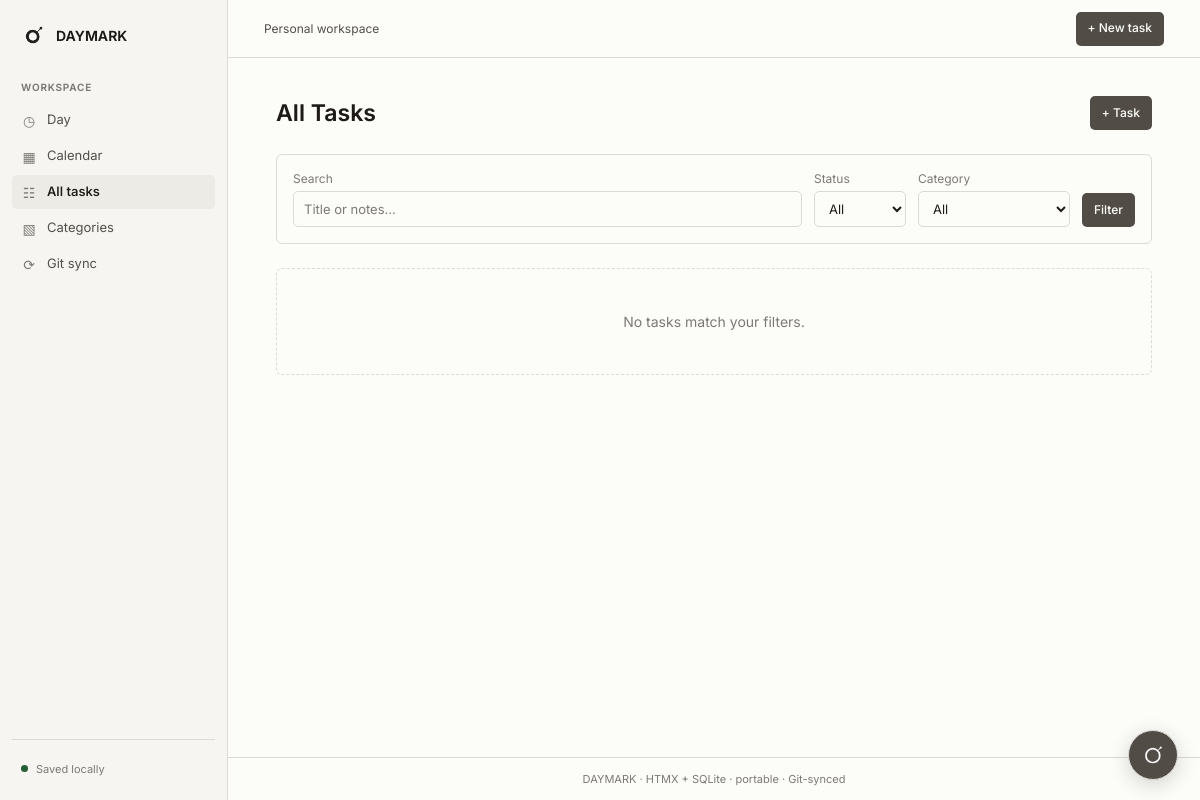
/tasks, run on an earlier commit of the app's database.
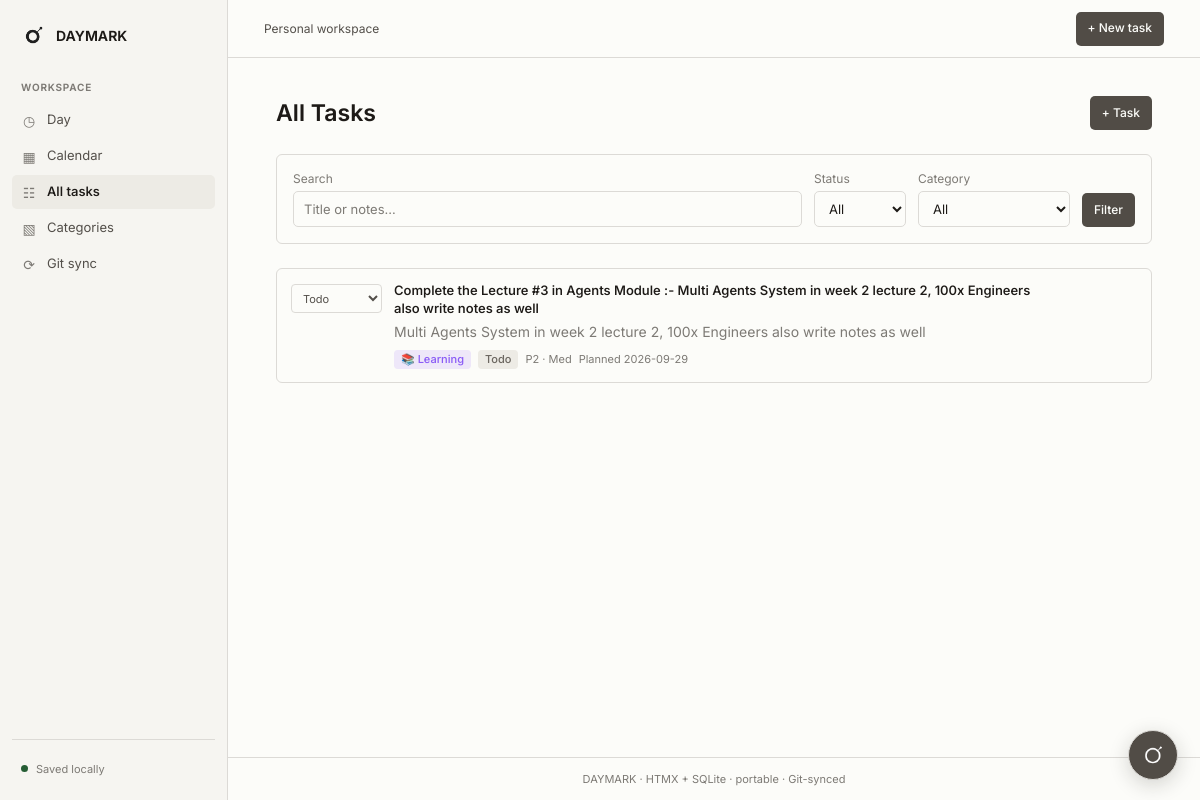
And on a later commit of the database.
### tables this page shows
CREATE TABLE tasks (
            id INTEGER PRIMARY KEY AUTOINCREMENT,
            title TEXT NOT NULL,
            description TEXT DEFAULT '',
            category_id INTEGER,
            due_date TEXT,
            status TEXT DEFAULT 'todo' CHECK(status IN ('todo', 'doing', 'done', 'blocked')),
            priority INTEGER DEFAULT 2 CHECK(priority BETWEEN 1 AND 4),
            created_at TEXT DEFAULT (datetime('now')),
            updated_at TEXT DEFAULT (datetime('now')),
            completed_at TEXT, deadline TEXT, series_id TEXT, recurrence_unit TEXT, recurrence_interval INTEGER DEFAULT 1, recurrence_count INTEGER DEFAULT 1,
            FOREIGN KEY (category_id) REFERENCES categories(id) ON DELETE SET NULL
        );

CREATE TABLE categories (
            id INTEGER PRIMARY KEY AUTOINCREMENT,
            name TEXT NOT NULL UNIQUE,
            color TEXT DEFAULT '#6366f1',
            icon TEXT DEFAULT '📁',
            sort_order INTEGER DEFAULT 0,
            created_at TEXT DEFAULT (datetime('now'))
        );

### app.py (the view)
@app.route("/tasks")
def tasks_list():
    status = request.args.get("status", "all")
    cat = request.args.get("cat", "all")
    q = request.args.get("q", "").strip()
    db = get_db()
    sql = """
        SELECT t.*, c.name as cat_name, c.color as cat_color, c.icon as cat_icon
        FROM tasks t
        LEFT JOIN categories c ON t.category_id = c.id
        WHERE 1=1
    """
    params = []
    if status != "all":
        sql += " AND t.status = ?"
        params.append(status)
    if cat != "all":
        sql += " AND t.category_id = ?"
        params.append(int(cat))
    if q:
        sql += " AND (t.title LIKE ? OR t.description LIKE ?)"
        params.extend([f"%{q}%", f"%{q}%"])
    sql += """ ORDER BY t.due_date IS NULL, t.due_date, t.start_time IS NULL,
               t.start_time, CASE t.status WHEN 'doing' THEN 0 WHEN 'todo' THEN 1
               WHEN 'blocked' THEN 2 ELSE 3 END, t.priority DESC, t.created_at DESC"""
    tasks = db.execute(sql, params).fetchall()
    categories = db.execute(
        "SELECT * FROM categories ORDER BY sort_order, name"
    ).fetchall()
    return render_template(
        "tasks.html",
        tasks=tasks,
        categories=categories,
        current_status=status,
        current_cat=cat,
        q=q,
        status_badge=status_badge,
        priority_label=priority_label,
    )

### app.py (called while the page is built)
def get_db():
    if "db" not in g:
        DATA_DIR.mkdir(exist_ok=True)
        g.db = sqlite3.connect(DB_PATH)
        g.db.row_factory = sqlite3.Row
        g.db.execute("PRAGMA foreign_keys = ON")
        g.db.execute(
            "ATTACH DATABASE ? AS agent_memory",
            (str(DATA_DIR / "assistant_memory.db"),),
        )
        g.db.execute("""
            CREATE TABLE IF NOT EXISTS agent_memory.assistant_memories (
                id INTEGER PRIMARY KEY AUTOINCREMENT,
                content TEXT NOT NULL UNIQUE,
                created_at TEXT NOT NULL DEFAULT (datetime('now')),
                updated_at TEXT NOT NULL DEFAULT (datetime('now'))
            )
        """)
    return g.db

def status_badge(status):
    map_ = {
        "todo": ("bg-slate-100 text-slate-700", "Todo"),
        "doing": ("bg-amber-100 text-amber-800", "Doing"),
        "done": ("bg-emerald-100 text-emerald-800", "Done"),
        "blocked": ("bg-rose-100 text-rose-800", "Blocked"),
    }
    return map_.get(status, map_["todo"])

def priority_label(p):
    return {1: "Low", 2: "Med", 3: "High", 4: "Urgent"}.get(p, "Med")

@app.before_request
def ensure_db():
    init_db()

### templates/tasks.html (shortened to what this page needs)
{% extends "base.html" %}
{% block content %}
<div class="flex flex-col sm:flex-row sm:items-center justify-between gap-4 mb-6">
  <h1 class="page-heading">All Tasks</h1>
  <a href="{{ url_for('task_new') }}" class="btn btn-primary">+ Task</a>
</div>
<form method="get" class="card p-4 mb-6 flex flex-wrap gap-3 items-end">
  <div class="flex-1 min-w-[140px] search-field">
    <label class="block text-xs text-muted mb-1">Search</label>
    <input type="text" name="q" value="{{ q }}" placeholder="Title or notes…" class="input">
  </div>
  <div>
    <label class="block text-xs text-muted mb-1">Status</label>
    <select name="status" class="input w-auto">
      <option value="all" {% if current_status=='all' %}selected{% endif %}>All</option>
    </select>
  </div>
  <div>
    <label class="block text-xs text-muted mb-1">Category</label>
    <select name="cat" class="input w-auto">
      <option value="all" {% if current_cat=='all' %}selected{% endif %}>All</option>
    </select>
  </div>
  <button type="submit" class="btn btn-primary">Filter</button>
</form>
{% if tasks %}
  <div class="space-y-2">
    {% for task in tasks %}
      {% include "partials/task_card.html" %}
    {% endfor %}
  </div>
{% else %}
  <div class="empty-state text-muted">
    No tasks match your filters.
  </div>
{% endif %}
{% endblock %}

### templates/partials/task_card.html (shortened to what this page needs)
<div id="task-{{ task.id }}"
    class="card task-card flex items-start group">
  <form hx-post="{{ url_for('task_status', tid=task.id) }}"
        hx-target="#task-{{ task.id }}"
        hx-swap="outerHTML"
        class="shrink-0 mt-0.5">
    <select name="status" onchange="this.form.requestSubmit()"
            class="status-select" aria-label="Status for {{ task.title }}">
      <option value="todo" {% if task.status=='todo' %}selected{% endif %}>Todo</option>
    </select>
  </form>
  <div class="flex-1 min-w-0">
    <div class="flex items-start justify-between gap-2">
      <a href="{{ url_for('task_edit', tid=task.id) }}"
         class="task-title leading-snug {% if task.status=='done' %}is-done line-through{% endif %}">
        {{ task.title }}
      </a>
    </div>
    {% if task.description %}
      <p class="text-sm text-muted mt-1 line-clamp-2">{{ task.description }}</p>
    {% endif %}
    <div class="task-meta">
      {% if task.cat_name %}
        <span class="badge" style="background: {{ task.cat_color }}22; color: {{ task.cat_color }}">
          {{ task.cat_icon }} {{ task.cat_name }}
        </span>
      {% endif %}
      {% set badge_cls, badge_label = status_badge(task.status) %}
      <span class="badge {{ badge_cls }}">{{ badge_label }}</span>
      <span class="text-muted">P{{ task.priority }} · {{ priority_label(task.priority) }}</span>
      {% if task.due_date %}
        <span class="text-muted">Planned {{ task.due_date }}</span>
      {% endif %}
    </div>
  </div>
</div>

What changed in the data, as far as the page shows it:
added tasks: status "Todo", title "Complete the Lecture #3 in Agents Module :- Multi Agents System in week 2 lecture 2, 100x Engineers also write notes as well", description "Multi Agents System in week 2 lecture 2, 100x Engineers also write notes as well", cat_icon "📚", cat_name "Learning", priority "2", priority "Med", due_date "2026-09-29"
Also different on the page:
text no longer shown: "No tasks match your filters."
